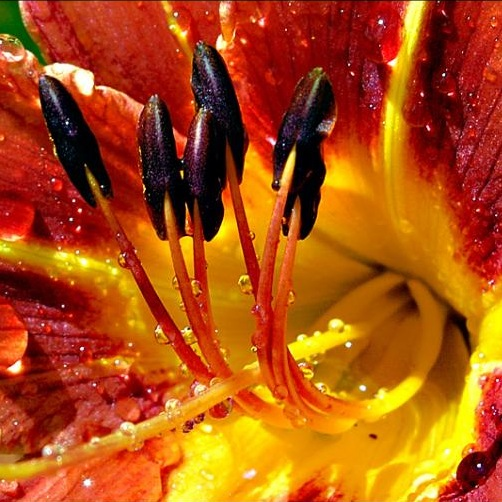
#> input picture experiments/data/flowers.png, 502 x 502 px
$ python example_mask_blurr.py   (older library calls are emulated)
#> lines starting #> are read from the running program, lines starting #| are printed output that depends on the picture
### dl_inv_prob/utils.py
import numpy as np
from PIL import Image
from scipy.optimize import linear_sum_assignment
from scipy.signal import correlate2d, convolve
from sklearn.datasets import load_digits
import torch
import torch.nn.functional as F
import torchvision.transforms as T
import hashlib
import itertools


# [423 lines left out: functions generate_dico, generate_data, recovery_score, conv_recovery_score, extract_patches, combine_patches and 8 more, not called in this run]


def gaussian_kernel(dim, sigma):
    """Generate a 2D gaussian kernel of given size and standard deviation.

    Parameters
    ----------
    dim : int
        Kernel size
    sigma : float
        Kernel standard deviation

    Returns
    -------
    kernel : ndarray, shape (dim, dim)
        Gaussian kernel of size dim*dim
    """
    t = np.linspace(-1, 1, dim)
    gaussian = np.exp(-0.5 * (t / sigma) ** 2)
    kernel = gaussian[None, :] * gaussian[:, None]
    kernel /= kernel.sum()

    return kernel


# [78 lines left out: functions determinist_inpainting, determinist_blurr, not called in this run]

### experiments/scripts/example_mask_blurr.py
# %%
import numpy as np
import matplotlib.pyplot as plt

from PIL import Image
# %%

img = Image.open("../data/flowers.png").convert("L")
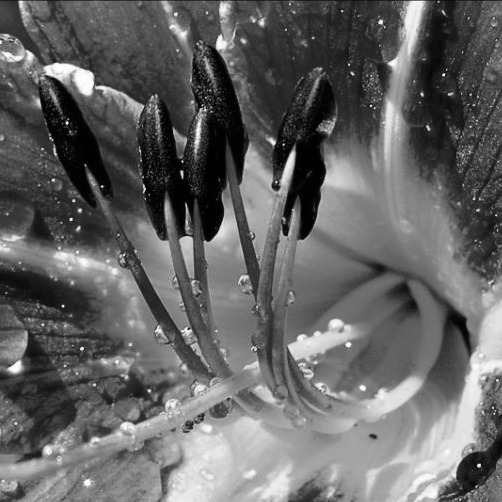
#> img: PIL image 502x502 L; min 0, max 255, mean 100.3
y = np.array(img) / 255.
# %%

from dl_inv_prob.utils import gaussian_kernel
from scipy.signal import convolve

sigma = 0.3
kernel = gaussian_kernel(10, sigma)

size_x, size_y = y.shape
#> size_x = 502; size_y = 502

dirac_image = np.zeros((size_x, size_y))
dirac_image[size_x // 2, size_y // 2] = 1

result = convolve(dirac_image, kernel, mode="same")

f_dirac = np.fft.fft2(result)
mag_dirac = np.abs(f_dirac)

value = np.exp(-0.5 * 4) / np.sqrt(2 * np.pi * sigma ** 2)

ran_kernel = (mag_dirac > value)
ker_kernel = (mag_dirac < value)

# %%

f_img = np.fft.fft2(y)


img_ran = np.clip(np.abs(np.fft.ifft2(f_img * ran_kernel)), 0, 1)
img_ker = np.clip(np.abs(np.fft.ifft2(f_img * ker_kernel)), 0, 1)
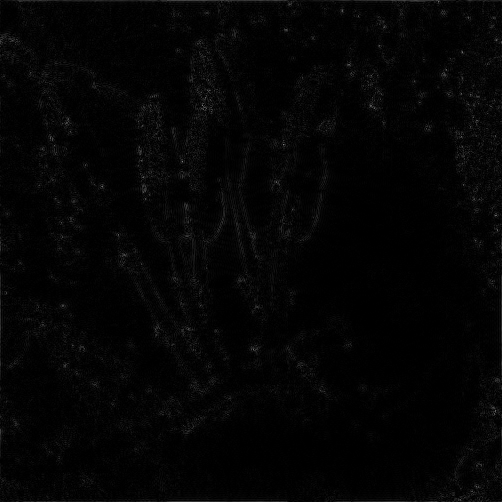
#> img_ker: shape (502, 502) float64; min 6.81e-08, max 0.505, mean 0.0183
# %%
img_ker.max()
# %%
plt.imshow(img_ker, cmap="gray")
# %%
plt.imshow(img_ran, cmap="gray")
# %%
img_ran.max()
# %%
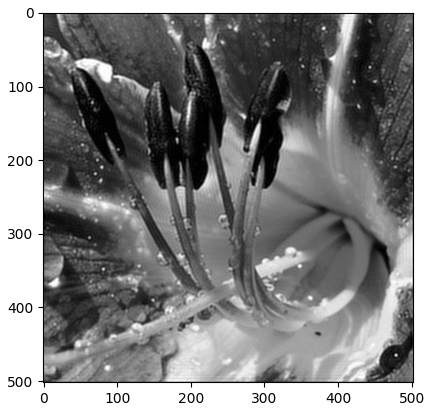
#> figure drawn by matplotlib, 1 panel

$ run again, with experiments/data/animal.png copied over experiments/data/flowers.png
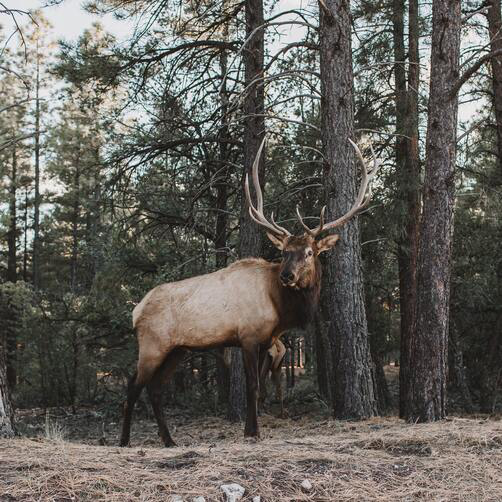
#> input picture experiments/data/animal.png, 502 x 502 px
#> `img_ker = np.clip(np.abs(np.fft.ifft2(f_img * ker_kernel)), 0, 1)`:
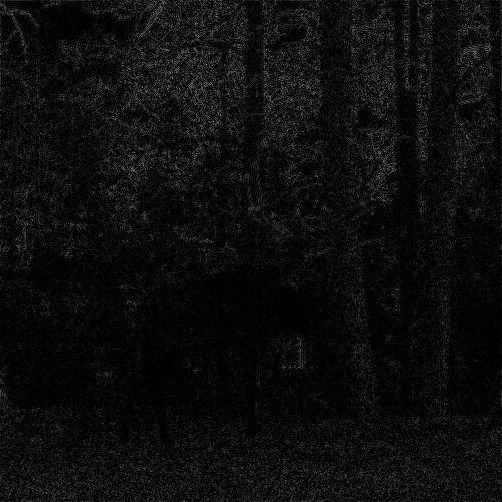
#> img_ker: shape (502, 502) float64; min 7.84e-08, max 0.763, mean 0.0549
#> `# %%`:
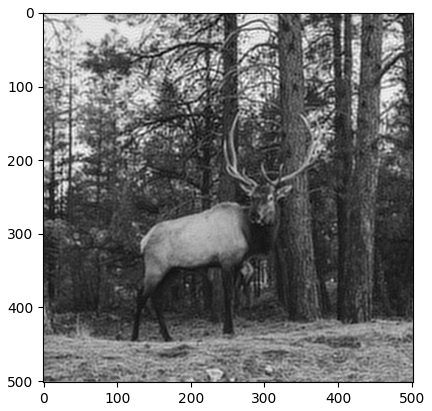
#> figure drawn by matplotlib, 1 panel

$ run again, with experiments/data/forest.png copied over experiments/data/flowers.png
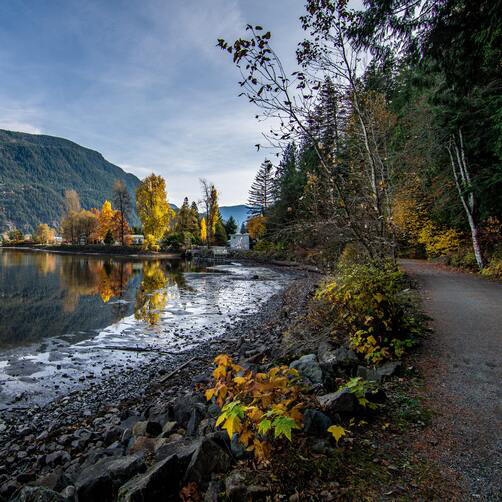
#> input picture experiments/data/forest.png, 502 x 502 px
#> `img_ker = np.clip(np.abs(np.fft.ifft2(f_img * ker_kernel)), 0, 1)`:
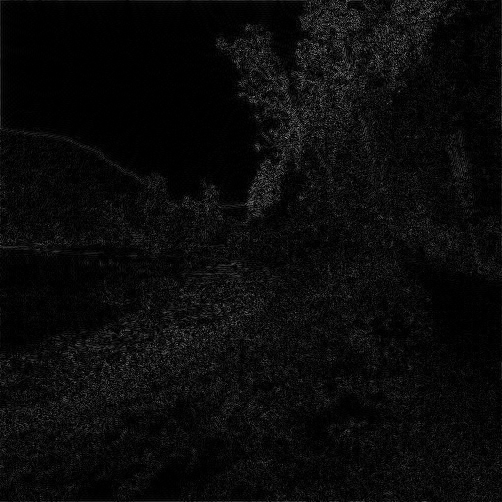
#> img_ker: shape (502, 502) float64; min 4.55e-07, max 0.62, mean 0.0436
#> `# %%`:
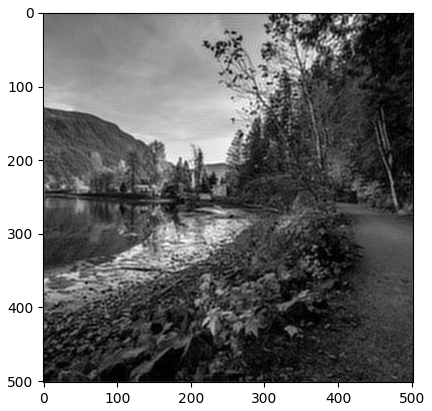
#> figure drawn by matplotlib, 1 panel
